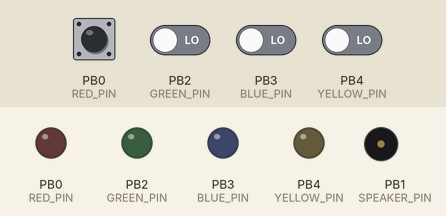
A sketch run on a simulated ATtiny85, built with avr-gcc and run on an emulated ATtiny85. On the bench: output pins drawn as LEDs (lit = HIGH), buzzer (waves = sounding). Dashed ring = blinking. Inputs (shaded band) come from the test bench; at power-on: PB0 (RED_PIN), PB2 (GREEN_PIN), PB3 (BLUE_PIN), PB4 (YELLOW_PIN) LOW. Random numbers use the default seed unless the sketch sets one; pins used as bus, display or sensor lines are not drawn.

Above: at 2.7 s.
2.8 s: PB0 (RED_PIN) driven HIGH
At 3.6 s:
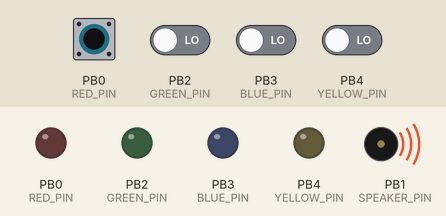
4.3 s: PB0 (RED_PIN) driven LOW
At 4.7 s:
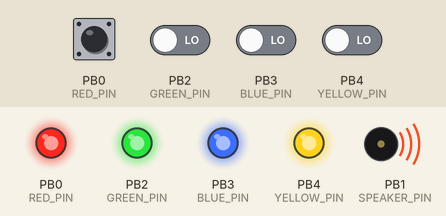
7.3 s: PB0 (RED_PIN) pulsed HIGH 2 times (0.12 s each, 0.3 s apart)
At 8.18 s:
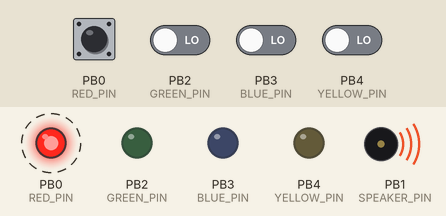
10.6 s: PB0 (RED_PIN) pulsed HIGH 5 times (0.12 s each, 0.3 s apart)
At 13.2 s:
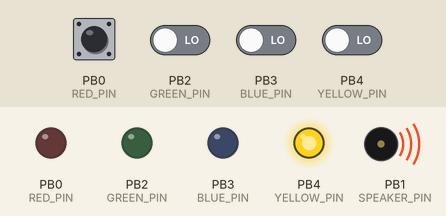
14.8 s: PB2 (GREEN_PIN) driven HIGH
At 15.1 s:
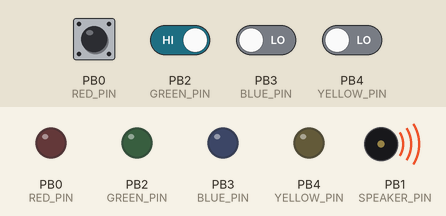
Timing chart, 0 to 17.3 s (numbered marks = the images above; inputs shaded):
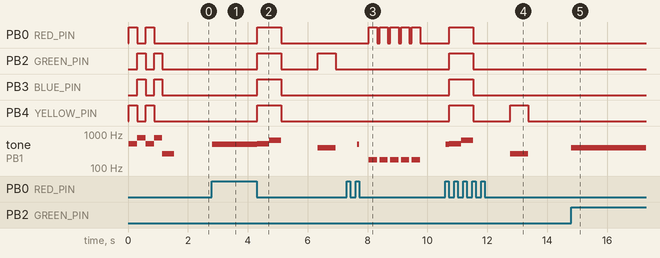

Measured:
- after the input at 2.8 s, tone on PB1 (SPEAKER_PIN): silent → 492 Hz at once
- after the input at 4.3 s, PB0 (RED_PIN), PB3 (BLUE_PIN), PB4 (YELLOW_PIN): LOW → HIGH at once, → LOW 0.80 s later; PB2 (GREEN_PIN): LOW → HIGH at once, → LOW 0.80 s later, → HIGH 1.2 s later, → LOW 0.60 s later; tone on PB1 (SPEAKER_PIN): plays 523 Hz for 0.40 s, 658 Hz for 0.40 s, 393 Hz for 0.60 s, starting at once
- after the input at 7.3 s, PB0 (RED_PIN): alternates HIGH for 0.28 s and LOW for 0.08 s, 10 changes in all, then stays LOW, starting after 0.74 s; tone on PB1 (SPEAKER_PIN): plays 492 Hz for 0.07 s, 175 Hz for 0.28 s, 175 Hz for 0.28 s, 175 Hz for 0.28 s, 175 Hz for 0.28 s, 175 Hz for 0.28 s, starting after 0.36 s
- after the input at 10.6 s, PB0 (RED_PIN), PB2 (GREEN_PIN), PB3 (BLUE_PIN): LOW → HIGH after 0.13 s, → LOW 0.80 s later; PB4 (YELLOW_PIN): LOW → HIGH after 0.13 s, → LOW 0.80 s later, → HIGH 1.2 s later, → LOW 0.60 s later; tone on PB1 (SPEAKER_PIN): plays 492 Hz for 0.12 s, 523 Hz for 0.40 s, 658 Hz for 0.40 s, 262 Hz for 0.60 s, starting at once
- after the input at 14.8 s, tone on PB1 (SPEAKER_PIN): silent → 393 Hz at once

The sketch:

simon.ino
```cpp
#include <EEPROM.h>

#define CLOCK_SPEED 1

#include "ioMapping.h"
#include "timings.h"
#include "notes.h"

// Mode -1 = pre game (i.e. press button to start)
// Mode 0 = output (i.e. displaying pattern)
// Mode 1 = input (i.e. player inputs pattern)
int current_mode = -1;

int pattern[100] = {-1};
int end_index = 0;
unsigned int score = 0;

// System LED codes
void initDone();
void error();

// Game logic
void gameStart();
void outputPattern();
void playerInput();
void gameOver();
void correct();

// I/O handling
void blinkLight(int index);
void writeTone(unsigned char divisor, unsigned char octave);
void clearTone();
int debounce(int pin);
void outputFlip();
void inputFlip();
void outputScore(bool high_score);


void setup() {
  outputFlip();
  pinMode(SPEAKER_PIN, OUTPUT);
  // Speaker pin will always be set to output
  initDone();
}

void loop() {
  if (current_mode == -1) {
    gameStart();
  } else if (current_mode == 0) {
    outputPattern();
  } else if (current_mode == 1) {
    playerInput();
  }
}

void initDone() {
  for (int j = 0; j < 2; j++) {
    writeTone(NOTE_C, 5);
    digitalWrite(GREEN_PIN, LOW);
    digitalWrite(BLUE_PIN, LOW);
    digitalWrite(RED_PIN, HIGH);
    digitalWrite(YELLOW_PIN, HIGH);
    delay(SHORT_3);
    writeTone(NOTE_G, 5);
    digitalWrite(RED_PIN, LOW);
    digitalWrite(YELLOW_PIN, LOW);
    digitalWrite(GREEN_PIN, HIGH);
    digitalWrite(BLUE_PIN, HIGH);
    delay(SHORT_3);
  }
  digitalWrite(GREEN_PIN, LOW);
  digitalWrite(BLUE_PIN, LOW);
  writeTone(NOTE_C, 4);
  delay(MED_1);
  clearTone();
}

void error() {
  // Indicates an error has occured and the system should be reset
  while (true) {
    writeTone(NOTE_F, 3);
    delay(MED_2);
    clearTone();
    delay(SHORT_3);
  }
}

void gameStart() {
  score = 0;
  end_index = 0;
  while (true) {
    pinMode(RED_PIN, INPUT);
    // TODO: Change this to red_read once red wire is resoldered
    int red_read = digitalRead(RED_PIN);

    if (red_read == HIGH) {
      int verified_read = debounce(RED_PIN);
      if (verified_read == RED_PIN) {
        randomSeed(micros());

        pinMode(RED_PIN, OUTPUT);
        digitalWrite(RED_PIN, HIGH);
        digitalWrite(GREEN_PIN, HIGH);
        digitalWrite(BLUE_PIN, HIGH);
        digitalWrite(YELLOW_PIN, HIGH);

        writeTone(NOTE_C, 5);
        delay(MED_1);
        writeTone(NOTE_E, 5);
        delay(MED_1);
        clearTone();

        digitalWrite(RED_PIN, LOW);
        digitalWrite(GREEN_PIN, LOW);
        digitalWrite(BLUE_PIN, LOW);
        digitalWrite(YELLOW_PIN, LOW);
        analogWrite(SPEAKER_PIN, 0);
        delay(LONG_2);
        current_mode = 0;
        return;
      }
    }
  }
}

void outputPattern() {
  outputFlip();
  int new_color = random(0,4);

  if (new_color == 0) {
    pattern[end_index] = RED_PIN;
  } else if (new_color == 1) {
    pattern[end_index] = GREEN_PIN;
  } else if (new_color == 2) {
    pattern[end_index] = BLUE_PIN;
  } else if (new_color == 3) {
    pattern[end_index] = YELLOW_PIN;
  } else {
    error();
  }

  for (int k = 0; k <= end_index; k++) {
    if (pattern[k] == -1) {
      error();
    }
    blinkLight(k);
  }
  delay(SHORT_1);
  end_index += 1;
  current_mode = 1;
}

void playerInput() {
  inputFlip();
  int input_index = 0;
  while(true) {
    int red_read = digitalRead(RED_PIN);
    int green_read = digitalRead(GREEN_PIN);
    int blue_read = digitalRead(BLUE_PIN);
    int yellow_read = digitalRead(YELLOW_PIN);

    int input_read = -1;

    if (red_read == HIGH) {
      input_read = debounce(RED_PIN);
    } else if (green_read == HIGH) {
      input_read = debounce(GREEN_PIN);
    } else if (blue_read == HIGH) {
      input_read = debounce(BLUE_PIN);
    } else if (yellow_read == HIGH) {
      input_read = debounce(YELLOW_PIN);
    }

    if (input_read != -1) {
      if (input_read != pattern[input_index]) {
        gameOver();
        return;
      }

      input_index += 1;

      if (input_index >= end_index) {
        score += 1;
        current_mode = 0;
        correct();
        return;
      }
    }
  }
}

void gameOver() {
  outputFlip();
  delay(SHORT_3);
  for (int i = 0; i < 5; i++) {
    digitalWrite(RED_PIN, HIGH);
    writeTone(NOTE_F, 3);
    delay(SHORT_3);
    digitalWrite(RED_PIN, LOW);
    clearTone();
    delay(SHORT_1);
  }
  delay(SHORT_3);

  byte final_score = (byte)score;
  byte stored_score = EEPROM.read(SCORE_ADDRESS);

  if (final_score > stored_score) {
    EEPROM.write(SCORE_ADDRESS, final_score);
    digitalWrite(GREEN_PIN, HIGH);
    writeTone(NOTE_F, 4);
    delay(SHORT_3);
    writeTone(NOTE_C, 6);
    delay(LONG_1);
    digitalWrite(GREEN_PIN, LOW);
    clearTone();
    delay(SHORT_1);
  }

  current_mode = -1;
}

void outputScore(bool high_score) {
  if (!high_score) {

  }
}

void correct() {
  delay(SHORT_3);
  for (int i = 0; i < 3; i++) {
    writeTone(NOTE_C, 5);
    delay(SHORT_2);
    clearTone();
    delay(SHORT_1);
  }
}


// I/O Functions
void blinkLight(int index) {
  int pin_color = pattern[index];
  digitalWrite(pin_color, HIGH);
  if (pin_color == RED_PIN) {
    writeTone(NOTE_B, 4);
  } else if (pin_color == GREEN_PIN) {
    writeTone(NOTE_G, 4);
  } else if (pin_color == BLUE_PIN) {
    writeTone(NOTE_E, 4);
  } else if (pin_color == YELLOW_PIN) {
    writeTone(NOTE_C, 4);
  }

  delay(MED_2);

  digitalWrite(pattern[index], LOW);
  clearTone();

  delay(MED_2);
}

void writeTone(unsigned char divisor, unsigned char octave) {
  // PWM a tone
  TCCR1 = 0x90 | (11-octave);
  OCR1C = divisor-1;
}

void clearTone() {
  TCCR1 = 0x90;
}

int debounce(int pin) {
  // Debounces a button input
  // Should be called on first HIGH read from pin
  // Returns pin value on successful read

  // TODO: MUST BE UPDATED TO LONGER DELAY WHEN CLOCK SPEED IS FIXED
  delay(PULSE);
  int pin_read = digitalRead(pin);
  if (pin_read == HIGH) {
    if (pin == RED_PIN) {
      writeTone(NOTE_B, 4);
    } else if (pin == GREEN_PIN) {
      writeTone(NOTE_G, 4);
    } else if (pin == BLUE_PIN) {
      writeTone(NOTE_E, 4);
    } else if (pin == YELLOW_PIN) {
      writeTone(NOTE_C, 4);
    }

    int previous_state = HIGH;
    while(true) {
      pin_read = digitalRead(pin);
      if (pin_read == LOW && previous_state == LOW) {
        clearTone();
        return pin;
      } else if (pin_read == LOW) {
        previous_state = LOW;
        delay(PULSE);
      } else {
        previous_state = HIGH;
      }
    }
  } else {
    // Return -1 if button was not held down
    return -1;
  }
}

void outputFlip() {
  pinMode(RED_PIN, OUTPUT);
  delay(PULSE);
  pinMode(GREEN_PIN, OUTPUT);
  delay(PULSE);
  pinMode(BLUE_PIN, OUTPUT);
  delay(PULSE);
  pinMode(YELLOW_PIN, OUTPUT);
}

void inputFlip() {
  pinMode(RED_PIN, INPUT);
  delay(PULSE);
  pinMode(GREEN_PIN, INPUT);
  delay(PULSE);
  pinMode(BLUE_PIN, INPUT);
  delay(PULSE);
  pinMode(YELLOW_PIN, INPUT);
}
```

ioMapping.h
```cpp
#ifndef IO_HEADER
#define IO_HEADER

#define SCORE_ADDRESS 0x04

#define RED_PIN 0
#define GREEN_PIN 2
#define BLUE_PIN 3
#define YELLOW_PIN 4
#define SPEAKER_PIN 1

#endif
```

notes.h
```cpp
#ifndef NOTES_HEADER
#define NOTES_HEADER

#define NOTE_C 239
#define NOTE_CS 225
#define NOTE_D  213
#define NOTE_DS 201
#define NOTE_E  190
#define NOTE_F  179
#define NOTE_FS 169
#define NOTE_G  159
#define NOTE_GS 150
#define NOTE_A  142
#define NOTE_AS 134
#define NOTE_B  127

#endif
```

timings.h
```cpp
#ifndef TIMING_HEADER
#define TIMING_HEADER

#ifndef CLOCK_SPEED
#define CLOCK_SPEED 1
#endif

#define PULSE 10
#define SHORT_1 80
#define SHORT_2 160
#define SHORT_3 280
#define MED_1 400
#define MED_2 600
#define LONG_1 800
#define LONG_2 1200

#endif
```
